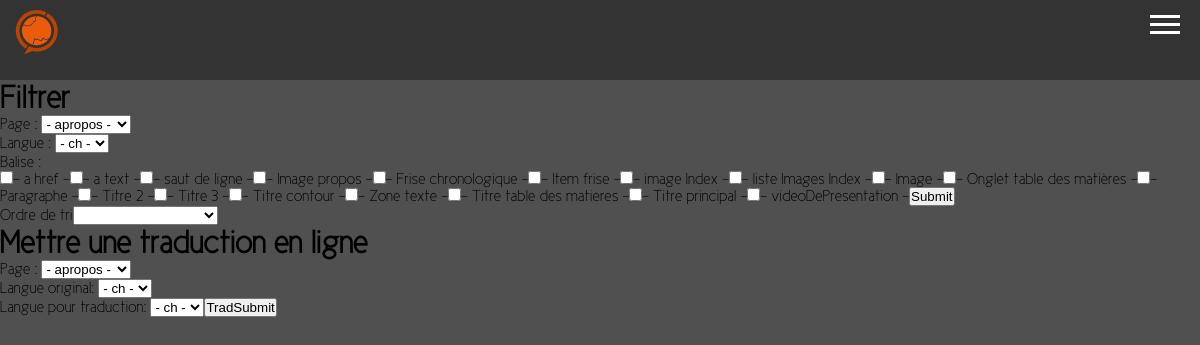
Screenshot of /Pages/admin.php with the database file from the repository.
### tables this page shows
CREATE TABLE `Type` (
  `format` char(2) NOT NULL,
  `libelle` varchar(50) NOT NULL,
  `baliseO` varchar(100) NOT NULL,
  `baliseF` varchar(255) NOT NULL
);

### Pages/admin.php (the view, shortened to what this page needs)
<?php
include("../Include/navBar.php");
echo "<div><div>";
echo "<h1>Filtrer</h1>";
$reqPage="SELECT * FROM `Page`;";
$reqLang="SELECT * FROM `Langue`;";
$reqType="SELECT * FROM `Type`;";
echo " <form action='admin.php' method='post'>
Page : <select name='page'>";
$resultPage=$bd->query($reqPage);
while($ligne=$resultPage->fetch(PDO::FETCH_NUM)){
    if(isset($_POST['page']) && $_POST['page']==$ligne[0]){
        echo "<option selected value='$ligne[0]' >- $ligne[0] -</option>";
    }else{
        echo "<option  value='$ligne[0]' >- $ligne[0] -</option>";
    }
}
echo "</select><br>Langue : <select name='langue'>";
$resultLang=$bd->query($reqLang);
while($ligne=$resultLang->fetch(PDO::FETCH_NUM)){
    if(isset($_POST['langue']) && $_POST['langue']==$ligne[0]){
        echo "<option selected value='$ligne[0]' >- $ligne[0] -</option>";
    }else{
        echo "<option  value='$ligne[0]' >- $ligne[0] -</option>";
    }
}
echo "</select><br>Balise :<br>";
$resultType=$bd->query($reqType);
while($ligne=$resultType->fetch(PDO::FETCH_NUM)){
    echo "<input  type='checkbox' name='type[]' value='$ligne[0]'>- $ligne[1] -";
}
echo "</select><input type='submit' name='submit'></form>";
$tri=array('id'=>'Ordre id Croissant','id DESC'=>'Ordre id Décroissant', 'format'=>'Balise');
echo "<form name='ordre' action='admin.php' method='post'>
Ordre de tri<select onchange='ordre.submit()' name='typeTri'>
<option value=''></option>";
foreach ($tri as $key => $value){
    if(isset($_POST['typeTri']) && $_POST['typeTri']==$key ){
        echo "<option selected value='$key'>$value</option>";
    }else{
        echo "<option  value='$key'>$value</option>";
    }
}
echo "</select>
</form>";
echo "<h1>Mettre une traduction en ligne</h1>";
echo " <form action='admin.php' method='post'>
Page : <select name='page'>";
$resultPage=$bd->query($reqPage);
while($ligne=$resultPage->fetch(PDO::FETCH_NUM)){
    if(isset($_POST['page']) && $_POST['page']==$ligne[0]){
        echo "<option selected value='$ligne[0]' >- $ligne[0] -</option>";
    }else{
        echo "<option  value='$ligne[0]' >- $ligne[0] -</option>";
    }
}
echo "</select><br>Langue original: <select name='langueOr'>";
$resultLang=$bd->query($reqLang);
while($ligne=$resultLang->fetch(PDO::FETCH_NUM)){
    if(isset($_POST['langue']) && $_POST['langue']==$ligne[0]){
        echo "<option selected value='$ligne[0]' >- $ligne[0] -</option>";
    }else{
        echo "<option  value='$ligne[0]' >- $ligne[0] -</option>";
    }
}
echo "</select><br>Langue pour traduction: <select name='langueTrad'>";
$resultLang=$bd->query($reqLang);
while($ligne=$resultLang->fetch(PDO::FETCH_NUM)){
    if(isset($_POST['langue']) && $_POST['langue']==$ligne[0]){
        echo "<option selected value='$ligne[0]' >- $ligne[0] -</option>";
    }else{
        echo "<option  value='$ligne[0]' >- $ligne[0] -</option>";
    }
}
echo "<input type='submit' value='TradSubmit'></form>";
?>

### Include/style.css (style rules this page uses)
* { margin: 0; padding: 0; }
html { scroll-behavior: smooth; }
body { margin: 0; background-color: #505050; font-family: Cicle; }

### rows the page displays
type: libelle "a href"
type: libelle "a text"
type: libelle "saut de ligne"
type: libelle "Image propos"
type: libelle "Frise chronologique"
type: libelle "Item frise"
type: libelle "image Index"
type: libelle "liste Images Index"
type: libelle "Image"
type: libelle "Onglet table des matières"
type: libelle "Paragraphe"
type: libelle "Titre 2"
type: libelle "Titre 3"
type: libelle "Titre contour"
type: libelle "Zone texte"
type: libelle "Titre table des matieres"
type: libelle "Titre principal"
type: libelle "videoDePresentation"
